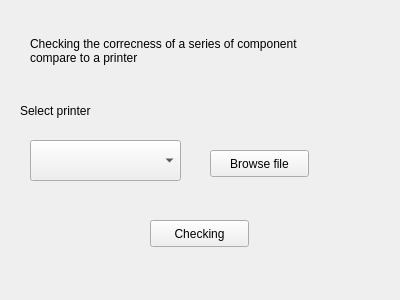
<?xml version="1.0" encoding="UTF-8"?>
<ui version="4.0">
 <class>ComponentCheck</class>
 <widget class="QWidget" name="ComponentCheck">
  <property name="geometry">
   <rect>
    <x>0</x>
    <y>0</y>
    <width>400</width>
    <height>300</height>
   </rect>
  </property>
  <property name="windowTitle">
   <string>Form</string>
  </property>
  <widget class="QLabel" name="label">
   <property name="geometry">
    <rect>
     <x>30</x>
     <y>30</y>
     <width>281</width>
     <height>41</height>
    </rect>
   </property>
   <property name="text">
    <string>Checking the correcness of a series of component compare to a printer</string>
   </property>
   <property name="wordWrap">
    <bool>true</bool>
   </property>
  </widget>
  <widget class="QComboBox" name="comboBox">
   <property name="geometry">
    <rect>
     <x>30</x>
     <y>140</y>
     <width>151</width>
     <height>41</height>
    </rect>
   </property>
  </widget>
  <widget class="QLabel" name="label_2">
   <property name="geometry">
    <rect>
     <x>20</x>
     <y>100</y>
     <width>111</width>
     <height>21</height>
    </rect>
   </property>
   <property name="text">
    <string>Select printer</string>
   </property>
  </widget>
  <widget class="QPushButton" name="checkButton">
   <property name="geometry">
    <rect>
     <x>150</x>
     <y>220</y>
     <width>99</width>
     <height>27</height>
    </rect>
   </property>
   <property name="text">
    <string>Checking</string>
   </property>
  </widget>
  <widget class="QPushButton" name="browseFileButton">
   <property name="geometry">
    <rect>
     <x>210</x>
     <y>150</y>
     <width>99</width>
     <height>27</height>
    </rect>
   </property>
   <property name="text">
    <string>Browse file</string>
   </property>
  </widget>
 </widget>
 <resources/>
 <connections/>
</ui>
